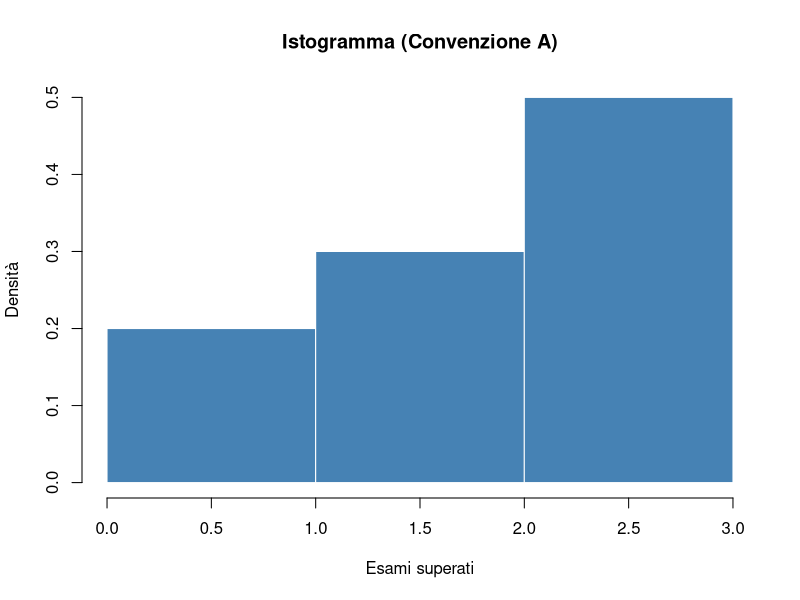
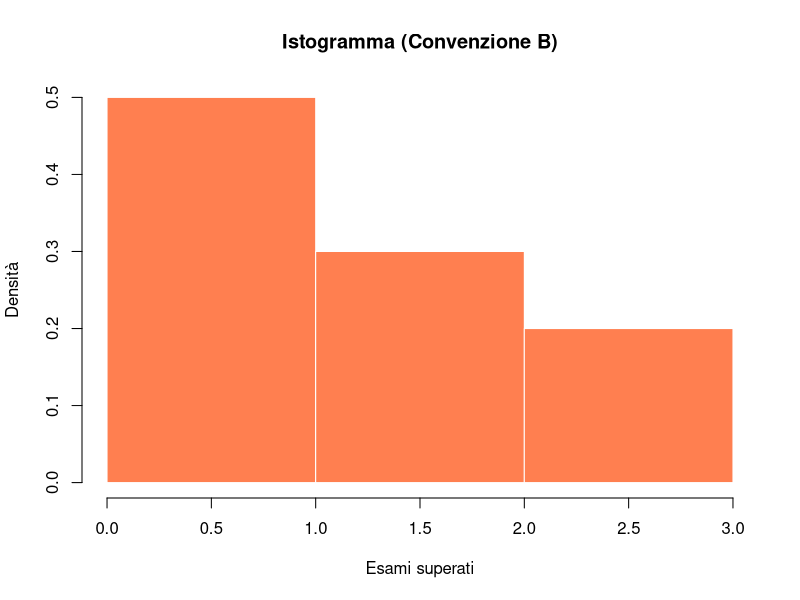
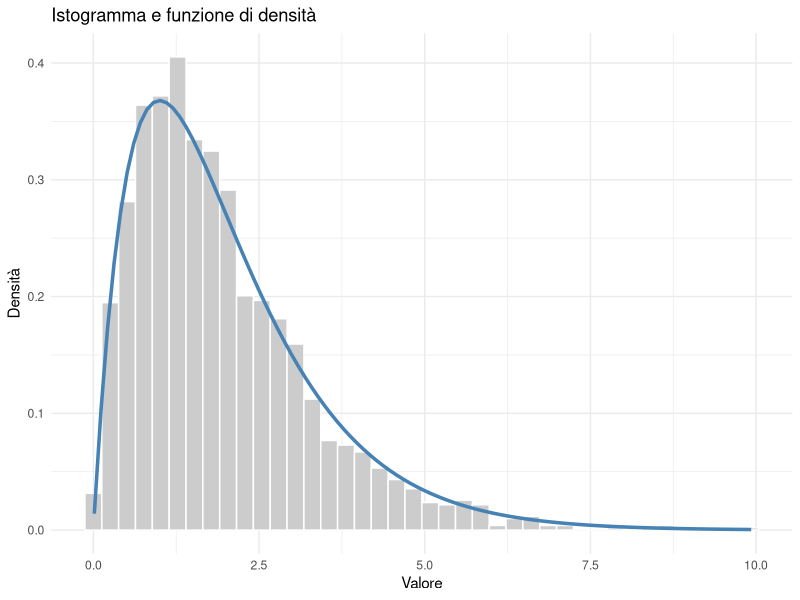
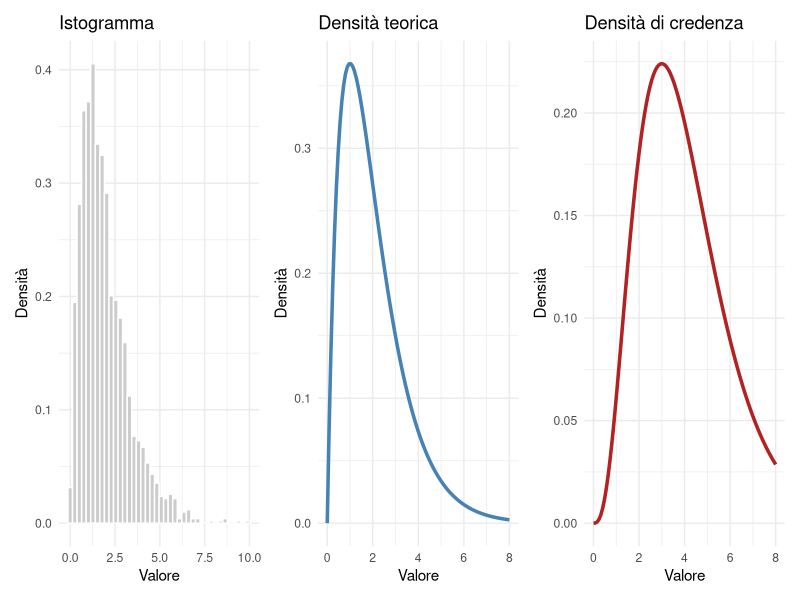

The R script that drew these images, in order:
## ---- chunk 1
#| echo: false
library(tidyverse)
## ---- chunk 2
x <- c(0, 0, 1, 1, 1, 2, 2, 2, 3, 3)
## ---- chunk 3
x
## ---- chunk 4
n <- length(x)
n
## ---- chunk 5
classi_A <- cut(x,
  breaks = c(0, 1, 2, 3),   # i confini delle classi
  right = FALSE,             # intervalli chiusi a sinistra: [a, b)
  include.lowest = TRUE      # eccezione: l’ultimo intervallo diventa [2,3]
)
## ---- chunk 6
classi_A
## ---- chunk 7
table(classi_A)
## ---- chunk 8
# 1. Trasforma i conteggi in un data frame 
tab_A <- as.data.frame(table(classi_A))
tab_A
## ---- chunk 9
# 2. Rinominiamo le colonne per chiarezza
names(tab_A) <- c("Classe", "Freq_assoluta")
tab_A
## ---- chunk 10
# 3. Aggiungiamo le frequenze relative
tab_A$Freq_relativa <- tab_A$Freq_assoluta / n
tab_A
## ---- chunk 11
sum(tab_A$Freq_relativa)
## ---- chunk 12
classi_B <- cut(x,
  breaks = c(0, 1, 2, 3),
  right = TRUE,      # intervalli (a, b]
  include.lowest = TRUE   # eccezione: il primo intervallo è [0,1]
)

tab_B <- as.data.frame(table(classi_B))
names(tab_B) <- c("Classe", "Freq_assoluta")
tab_B$Freq_relativa <- tab_B$Freq_assoluta / n

tab_B
## ---- chunk 13
hist(x,
  breaks = c(0, 1, 2, 3),
  right = FALSE,
  freq = FALSE,
  col = "steelblue",
  border = "white",
  main = "Istogramma (Convenzione A)",
  xlab = "Esami superati",
  ylab = "Densità"
)
## ---- chunk 14
hist(x,
  breaks = c(0, 1, 2, 3),
  right = TRUE,
  include.lowest = TRUE,
  freq = FALSE,
  col = "coral",
  border = "white",
  main = "Istogramma (Convenzione B)", xlab = "Esami superati", ylab = "Densità"
)
## ---- chunk 15
h <- hist(x,
  breaks = c(0, 1, 2, 3),
  right = FALSE,
  plot = FALSE
)
## ---- chunk 16
h
## ---- chunk 17
h$density    # altezze delle barre (densità)
h$counts     # frequenze assolute
## ---- chunk 18
ampiezze <- diff(h$breaks)
ampiezze
## ---- chunk 19
aree <- h$density * ampiezze
aree
## ---- chunk 20
sum(aree)
## ---- chunk 21
#| echo: false
library(ggplot2)

set.seed(123)

# Dati da una distribuzione Gamma (asimmetrica)
y <- rgamma(2000, shape = 2, rate = 1)

# Data frame per ggplot
df <- data.frame(y = y)

ggplot(df, aes(x = y)) +
  geom_histogram(aes(y = after_stat(density)),
                 bins = 40,
                 fill = "grey80",
                 color = "white") +
  stat_function(fun = dgamma,
                args = list(shape = 2, rate = 1),
                linewidth = 1.2,
                color = "steelblue") +
  labs(
    title = "Istogramma e funzione di densità",
    x = "Valore",
    y = "Densità"
  ) +
  theme_minimal()
## ---- chunk 22
#| echo: false
library(ggplot2)
library(patchwork)

set.seed(123)

# Dati osservati
y <- rgamma(2000, shape = 2, rate = 1)
df <- data.frame(y = y)

# 1) Istogramma (approssimazione discreta)
p_hist <- ggplot(df, aes(x = y)) +
  geom_histogram(aes(y = after_stat(density)),
                 bins = 40,
                 fill = "grey80",
                 color = "white") +
  labs(title = "Istogramma",
       x = "Valore",
       y = "Densità") +
  theme_minimal()

# 2) Densità teorica (continua)
p_theoretical <- ggplot(data.frame(x = c(0, 8)), aes(x)) +
  stat_function(fun = dgamma,
                args = list(shape = 2, rate = 1),
                linewidth = 1.2,
                color = "steelblue") +
  labs(title = "Densità teorica",
       x = "Valore",
       y = "Densità") +
  theme_minimal()

# 3) Densità di credenza (prior, forma diversa)
p_belief <- ggplot(data.frame(x = c(0, 8)), aes(x)) +
  stat_function(fun = dgamma,
                args = list(shape = 4, rate = 1),
                linewidth = 1.2,
                color = "firebrick") +
  labs(title = "Densità di credenza",
       x = "Valore",
       y = "Densità") +
  theme_minimal()

# Composizione finale
p_hist + p_theoretical + p_belief
